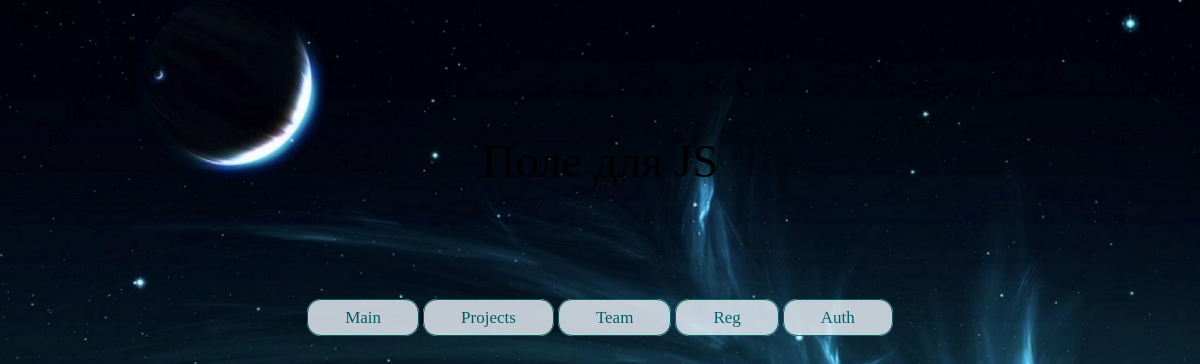
The page /team (signed in) on the database as committed earlier.
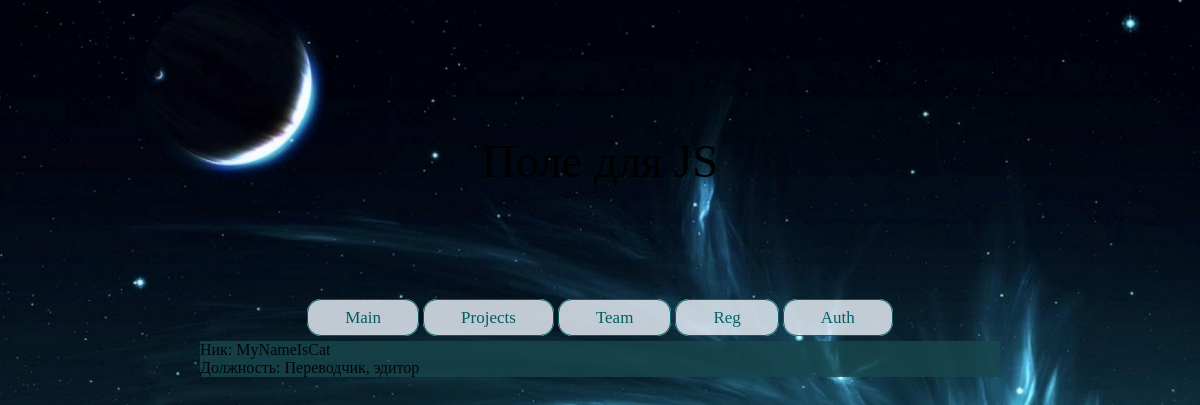
The same page on the database as committed later.
### users/models.py (models this page shows, shortened)
class Profile(Model):
    user = OneToOneField(User, on_delete=CASCADE, primary_key=True)
    name = CharField(max_length=50)
    to_show = BooleanField(default=False)
    staff_position = CharField(max_length=100, default="")
    image = ImageField('Avatar', upload_to='user_images', null=True)

### mainpage/views.py (the view)
# urls.py: path('team', Team.as_view(), name='team'),
class Team(View):
    @staticmethod
    def get(request):
        users = Profile.objects.filter(to_show=True)
        context = {"users": users}
        return render(request, "mainpage/team.html", context)

### mainpage/templates/mainpage/team.html
{% extends "base.html" %}
{% block content %}
    {% for user in users %}
        Ник: {{ user.name }}<br>
        Должность: {{ user.staff_position }}<br>
    {% endfor %}
{% endblock content %}

Rows that differ between the two databases and show on the page:
added Profile: name "MyNameIsCat", staff_position "Переводчик, эдитор"
